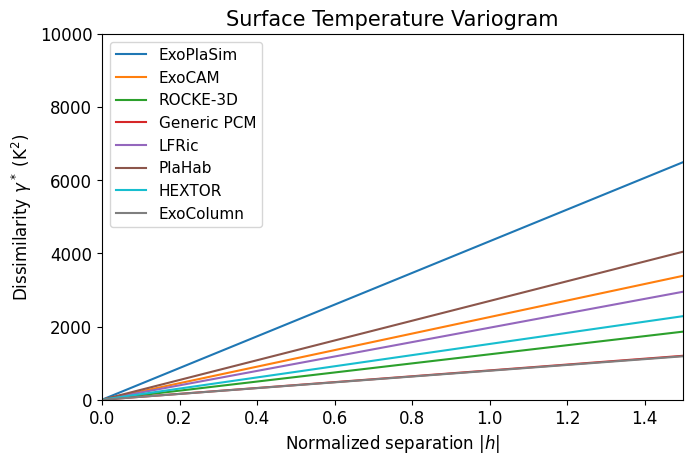

Recreate this plot in Python.
import numpy as np
import matplotlib.pyplot as plt
from scipy.interpolate import CubicSpline
from pykrige.ok import OrdinaryKriging

runawaytemp = 600.0
fluxscale   = 100

flux = np.arange( 400, 2700, 100 ) / fluxscale
pn2  = np.array( [ 0.10, 0.13, 0.16, 0.21, 0.26, 0.34, 0.43, 0.55, 0.70, 0.89, 1.13, 1.44, 1.83, 2.34, 2.98, 3.79, 4.83, 6.16, 7.85, 10.0 ] )

# QMC sequence 1 + sequence 2
flux1 = np.array( [ 500, 1900, 2400, 1200, 1500, 2100, 1600, 800, 1100, 400, 900, 1500, 1600, 900, 600, 1400 ] ) / fluxscale
pres1 = np.array( [ 0.70, 7.85, 0.21, 2.34, 0.16, 1.83, 0.55, 6.16, 0.70, 4.83, 0.10, 2.98, 0.16, 1.44, 0.43, 10.0 ] )

plasim  = np.array( [ 176.0, 368.2, 296.6, 254.0, 265.7, 343.1, 279.7, 215.9, 239.9, 172.8, 211.3, 345.7, 272.9, 224.5, 186.3, 346.3 ] )
exocam  = np.array( [ 196.8, runawaytemp, runawaytemp, 260.0, runawaytemp, runawaytemp, runawaytemp, 243.8, 244.8, 194.1, 234.0, 350.9, runawaytemp, 236.8, 211.5, 356.7 ] )
rocke3d = np.array( [ 202.8284, runawaytemp, runawaytemp, 260.1185, 265.88116, runawaytemp, 267.7272, 245.91597, 241.83368, 207.4544, 228.07162, 313.99902, 271.92654, 236.30406, 210.50339, 319.25085 ] )
plahab  = np.array( [ 196.3, runawaytemp, runawaytemp, 273.2, 281.4, runawaytemp, 293.0, 242.9, 260.8, 190.1, 181.1, 295.3, 286.1, 246.1, 207.9, 292.7 ] )

pcm = np.array( [ 210.9195445942203, 286.7294656230531, 246.76730657647218, 266.5987224285321, 210.69131033681012, 246.04296230476365, 217.2519558970929 ] )
pcm_flux1 = np.array( [ 500, 1200, 800, 1100, 400, 900, 600 ] ) / fluxscale
pcm_pres1 = np.array( [ 0.70, 2.34, 6.16, 0.70, 4.83, 1.44, 0.43 ] )

lfric       = np.array( [ 195.37, 251.48, 400.52, 231.83, 241.35, 197.81, 227.52, 333.20, 228.84, 203.64, 361.70 ] )
lfric_flux1 = np.array( [ 500, 1200, 1600, 800, 1100, 400, 900, 1500, 900, 600, 1400 ] ) / fluxscale
lfric_pres1 = np.array( [ 0.70, 2.34, 0.55, 6.16, 0.70, 4.83, 0.10, 2.98, 1.44, 0.43, 10.00 ] )

hextor       = np.array( [ 174.01, 308.34, 220.17, 278.17, 153.52, 232.00, 241.47, 189.40 ] )
hextor_flux1 = np.array( [ 500, 1200, 800, 1100, 400, 900, 900, 600 ] ) / fluxscale
hextor_pres1 = np.array( [ 0.70, 2.34, 6.16, 0.70, 4.83, 0.10, 1.44, 0.43 ] )

exocolumn       = np.array( [ 206.98, 293.26, 248.49, 269.66, 201.36, 242.60, 251.63, 216.92 ] )
exocolumn_flux1 = np.array( [ 500, 1200, 800, 1100, 400, 900, 900, 600 ] ) / fluxscale
exocolumn_pres1 = np.array( [ 0.70, 2.34, 6.16, 0.70, 4.83, 0.10, 1.44, 0.43 ] )

exocam_mask  = exocam  != runawaytemp
rocke3d_mask = rocke3d != runawaytemp
plahab_mask  = plahab  != runawaytemp

exocam_flux1  = flux1[ exocam_mask ];  exocam_pres1  = pres1[ exocam_mask ];  exocam_stable  = exocam[ exocam_mask ]
rocke3d_flux1 = flux1[ rocke3d_mask ]; rocke3d_pres1 = pres1[ rocke3d_mask ]; rocke3d_stable = rocke3d[ rocke3d_mask ]
plahab_flux1  = flux1[ plahab_mask ];  plahab_pres1  = pres1[ plahab_mask ];  plahab_stable  = plahab[ plahab_mask ]

# Normalization (matches fig_interpolation_temp.py)
log_pn2  = np.log( pn2 )
lpn2_min, lpn2_max = log_pn2.min(), log_pn2.max()
flux_min, flux_max = flux.min(), flux.max()

def norm_pres( p ):
    return ( np.log( p ) - lpn2_min ) / ( lpn2_max - lpn2_min )

def norm_flux( f ):
    return ( f - flux_min ) / ( flux_max - flux_min )

fig, ax = plt.subplots( figsize=(7.5, 4.75) )

varixmin  = 0.0
varixmax  = 1.5
variymin  = 0.0
variymax  = 10000.0
varifuncx = np.linspace( varixmin, varixmax, 500 )

models = [
    ( 'ExoPlaSim',   norm_pres(pres1),         norm_flux(flux1),         plasim,         'tab:blue'   ),
    ( 'ExoCAM',      norm_pres(exocam_pres1),   norm_flux(exocam_flux1),  exocam_stable,  'tab:orange' ),
    ( 'ROCKE-3D',    norm_pres(rocke3d_pres1),  norm_flux(rocke3d_flux1), rocke3d_stable, 'tab:green'  ),
    ( 'Generic PCM', norm_pres(pcm_pres1),      norm_flux(pcm_flux1),     pcm,            'tab:red'    ),
    ( 'LFRic',       norm_pres(lfric_pres1),    norm_flux(lfric_flux1),   lfric,          'tab:purple' ),
    ( 'PlaHab',      norm_pres(plahab_pres1),   norm_flux(plahab_flux1),  plahab_stable,  'tab:brown'  ),
    ( 'HEXTOR',      norm_pres(hextor_pres1),   norm_flux(hextor_flux1),  hextor,         'tab:cyan'   ),
    ( 'ExoColumn',   norm_pres(exocolumn_pres1),norm_flux(exocolumn_flux1),exocolumn,     'tab:gray'   ),
]

# Kriging anisotropy, fitted per model in fit_anisotropy.py. The variogram is
# fitted in the anisotropy-transformed coordinates, so these curves are only
# comparable with the fig_interpolation_temp.py panels if the same ratios are
# used here.
ANISO = { 'ExoPlaSim': 2, 'ExoCAM': 10, 'ROCKE-3D': 4, 'PlaHab': 3,
          'Generic PCM': 5, 'LFRic': 15, 'HEXTOR': 15, 'ExoColumn': 7 }

for name, np_, nf, vals, color in models:
    OK = OrdinaryKriging(
        np_, nf, vals,
        anisotropy_scaling=ANISO[ name ],
        variogram_model="linear",
        verbose=False,
        enable_plotting=False,
        exact_values=True,
    )
    varix, variy = OK.get_variogram_points()
    varifunc  = CubicSpline( varix, variy )
    ax.plot( varifuncx, varifunc(varifuncx), color=color, label=name )

ax.tick_params( axis='x', labelsize=12 )
ax.tick_params( axis='y', labelsize=12 )
ax.set_title( 'Surface Temperature Variogram', fontsize=15 )
ax.set_xlabel( 'Normalized separation $|h|$', fontsize=12 )
ax.set_ylabel( 'Dissimilarity $γ^*$ (K$^2$)', fontsize=12 )
ax.set_xlim( [ varixmin, varixmax ] )
ax.set_ylim( [ variymin, variymax ] )
ax.legend( fontsize=11 )

fig.savefig( "fig_variogram_all_temp.png", bbox_inches='tight' )
fig.savefig( "fig_variogram_all_temp.eps", bbox_inches='tight' )
#plt.show()
